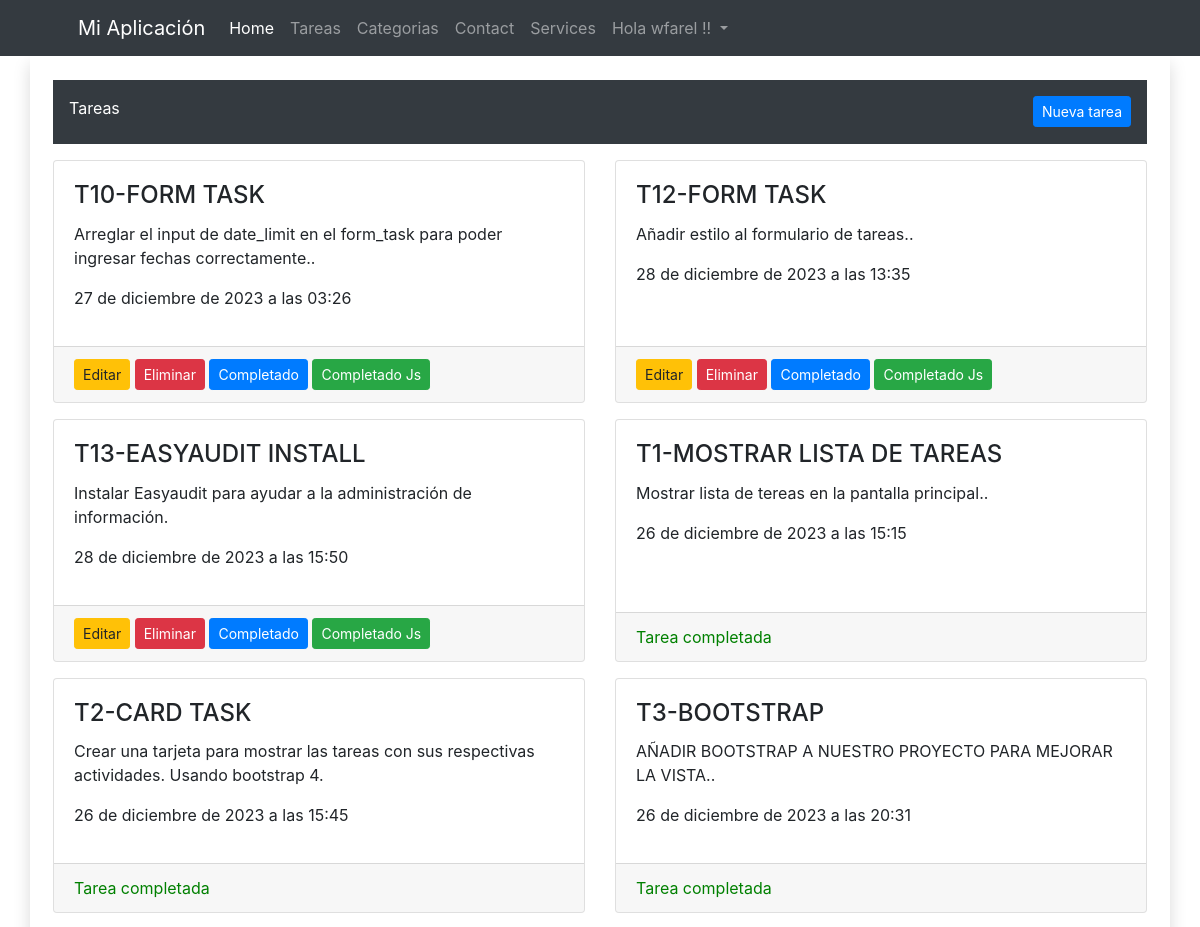
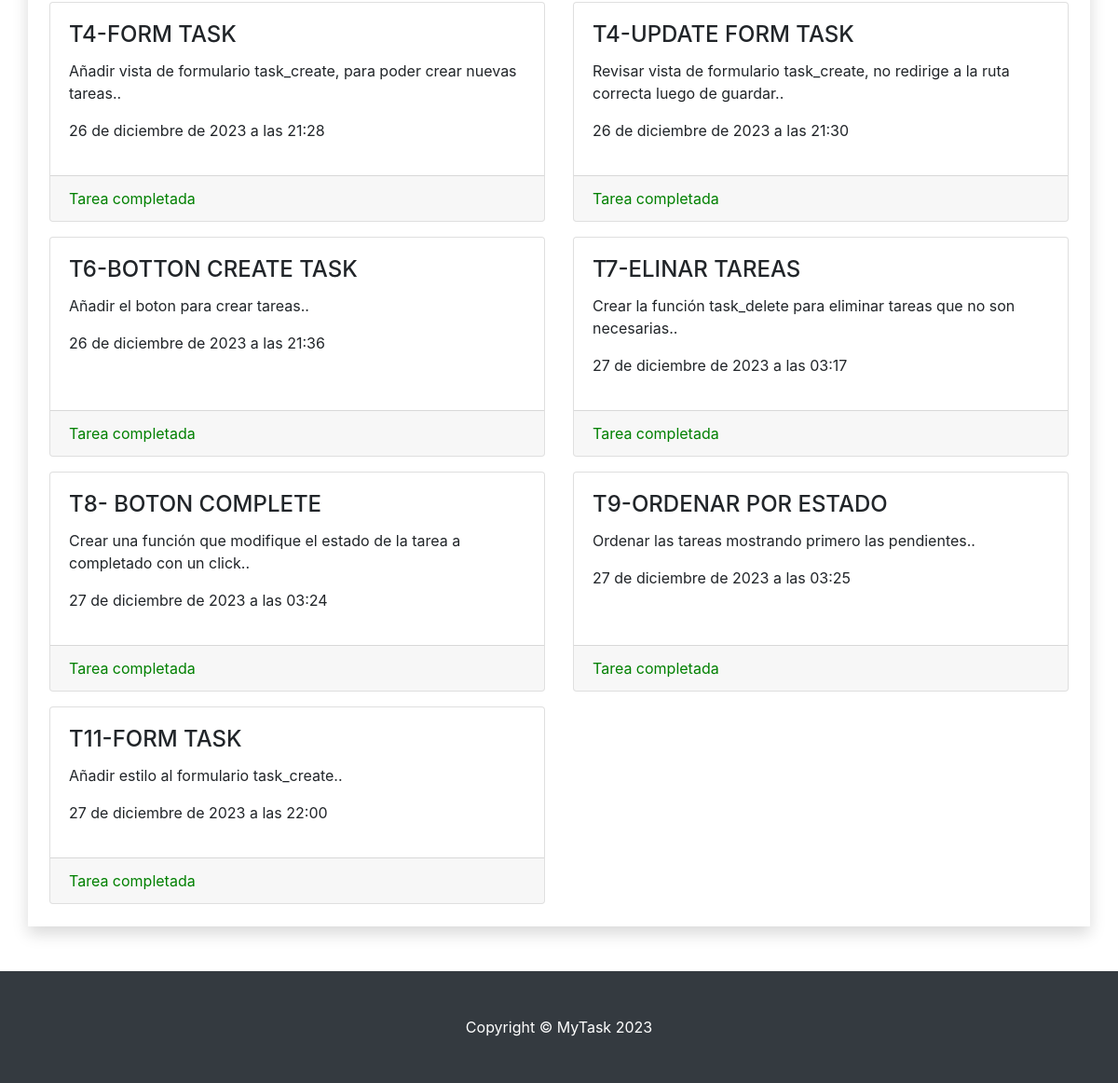
/task/list/ (signed in), run on the app's committed database (2 pictures, top to bottom).
### task/models.py (models this page shows, shortened)
class Task(models.Model):
    title = models.CharField(max_length=200)
    description = models.TextField()
    created = models.DateTimeField(auto_now_add=True)
    limit_date = models.DateTimeField(auto_now_add=False, null=True, blank=True)
    complete = models.BooleanField(default=False)

### task/views.py (the view)
# urls.py: path('list/', task_list, name='task_list'),
def task_list(request):
    tasks = Task.objects.all().order_by('complete')
    return render(request, 'task/task_list.html', {'tasks': tasks})

### task/templates/task/task_list.html
{% extends 'bases/base.html' %}
{% block content %}
    <div class="container">
        <div class="container p-3 pb-4 my-3 bg-dark text-white">
            Tareas
            <a class="btn btn-primary btn-sm float-right"  href="{% url 'task:task_create' %}">Nueva tarea</a>
        </div>
        <div class="row">
            {% if tasks %}
                {% for task in tasks %}
                    <div class="col-md-6 mb-3">
                        <div class="card h-100">
                            <div class="card-body">
                                <h4 class="card-title">{{ task.title }}</h4>
                                <p class="card-text">{{ task.description }}.</p>
                                <p>{{ task.created }}</p>
                            </div>
                            <div class="card-footer">
                                {% if task.complete %}
                                    <div style="color: green;">Tarea completada</div>
                                {% else %}
                                    <a class="btn btn-warning btn-sm" href="{% url 'task:task_edit' task.id %}">Editar</a>
                                    <a class="btn btn-danger btn-sm" href="{% url 'task:task_delete' task.id %}">Eliminar</a>
                                    <a class="btn btn-primary btn-sm" href="{% url 'task:task_complete' task.id %}">Completado</a>
                                    <a class="btn btn-success btn-sm complete-button" data-task-id="{{ task.id }}">Completado Js</a>
                                {% endif %}
                            </div>
                        </div>
                    </div>
                {% endfor %}
            {% else %}
                <p>No hay tareas</p>
            {% endif %}
        </div>
    </div>
{% endblock %}

### bases/templates/bases/base.html (shortened to what this page needs)
<!DOCTYPE html>
{% load static %}
<html lang="en">
<head>
    {% load bootstrap4 %}
    {% bootstrap_css %}
</head>
<body>
    {% block navbar %}
    <nav class="navbar navbar-expand-lg navbar-dark bg-dark">
        <div class="container px-5">
            <a class="navbar-brand" href="#!">Mi Aplicación</a>
            <div class="collapse navbar-collapse" id="navbarSupportedContent">
                <ul class="navbar-nav ms-auto mb-2 mb-lg-0">
                    <li class="nav-item"><a class="nav-link active" aria-current="page" href="{% url 'bases:home' %}">Home</a></li>
                    <li class="nav-item"><a class="nav-link" href="{% url 'task:task_list' %}">Tareas</a></li>
                    <li class="nav-item"><a class="nav-link" href="{% url 'inv:categoria_list' %}">Categorias</a></li>
                    <li class="nav-item"><a class="nav-link" href="#!">Contact</a></li>
                    <li class="nav-item"><a class="nav-link" href="#!">Services</a></li>
                    <li class="nav-item dropdown">
                        <a class="nav-link dropdown-toggle" href="#" id="navbarDropdown" role="button"
                           data-toggle="dropdown" aria-haspopup="true" aria-expanded="false">
                           Hola {{ user.username }} !!
                        </a>
                      </li>
                </ul>
            </div>
        </div>
    </nav>
    {% endblock %}
    <div class="container mb-5 p-2 shadow">
        {% block content %}
        {% endblock %}
    </div>
    {% block footer%}
    <footer class="py-5 bg-dark">
        <div class="container px-4 px-lg-5"><p class="m-0 text-center text-white">Copyright &copy; MyTask 2023</p></div>
    </footer>
    {% endblock %}
</body>
</html>

### data on the page
Task: title "T10-FORM TASK", description "Arreglar el input de date_limit en el form_task para poder ingresar fechas correctamente.", created "27 de diciembre de 2023 a las 03:26"
Task: title "T12-FORM TASK", description "Añadir estilo al formulario de tareas.", created "28 de diciembre de 2023 a las 13:35"
Task: title "T13-EASYAUDIT INSTALL", description "Instalar Easyaudit para ayudar a la administración de información", created "28 de diciembre de 2023 a las 15:50"
Task: title "T1-MOSTRAR LISTA DE TAREAS", description "Mostrar lista de tereas en la pantalla principal.", created "26 de diciembre de 2023 a las 15:15", complete "Tarea completada"
Task: title "T2-CARD TASK", description "Crear una tarjeta para mostrar las tareas con sus respectivas actividades. Usando bootstrap 4", created "26 de diciembre de 2023 a las 15:45", complete "Tarea completada"
Task: title "T3-BOOTSTRAP", description "AÑADIR BOOTSTRAP A NUESTRO PROYECTO PARA MEJORAR LA VISTA.", created "26 de diciembre de 2023 a las 20:31", complete "Tarea completada"
Task: title "T4-FORM TASK", description "Añadir vista de formulario task_create, para poder crear nuevas tareas.", created "26 de diciembre de 2023 a las 21:28", complete "Tarea completada"
Task: title "T4-UPDATE FORM TASK", description "Revisar vista de formulario task_create, no redirige a la ruta correcta luego de guardar.", created "26 de diciembre de 2023 a las 21:30", complete "Tarea completada"
Task: title "T6-BOTTON CREATE TASK", description "Añadir el boton para crear tareas.", created "26 de diciembre de 2023 a las 21:36", complete "Tarea completada"
Task: title "T7-ELINAR TAREAS", description "Crear la función task_delete para eliminar tareas que no son necesarias.", created "27 de diciembre de 2023 a las 03:17", complete "Tarea completada"
Task: title "T8- BOTON COMPLETE", description "Crear una función que modifique el estado de la tarea a completado con un click.", created "27 de diciembre de 2023 a las 03:24", complete "Tarea completada"
Task: title "T9-ORDENAR POR ESTADO", description "Ordenar las tareas mostrando primero las pendientes.", created "27 de diciembre de 2023 a las 03:25", complete "Tarea completada"
Task: title "T11-FORM TASK", description "Añadir estilo al formulario task_create.", created "27 de diciembre de 2023 a las 22:00", complete "Tarea completada"

### other printed values
{{ user.username }} "wfarel"
